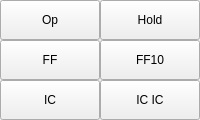
           <widget class="QWidget" name="simbuttons">
            <property name="sizePolicy">
             <sizepolicy hsizetype="Preferred" vsizetype="Preferred">
              <horstretch>0</horstretch>
              <verstretch>0</verstretch>
             </sizepolicy>
            </property>
            <property name="minimumSize">
             <size>
              <width>80</width>
              <height>120</height>
             </size>
            </property>
            <attribute name="title">
             <string>仿真</string>
            </attribute>
            <layout class="QGridLayout" name="gridLayout">
             <property name="sizeConstraint">
              <enum>QLayout::SetDefaultConstraint</enum>
             </property>
             <property name="leftMargin">
              <number>0</number>
             </property>
             <property name="topMargin">
              <number>0</number>
             </property>
             <property name="rightMargin">
              <number>0</number>
             </property>
             <property name="bottomMargin">
              <number>0</number>
             </property>
             <property name="spacing">
              <number>0</number>
             </property>
             <item row="0" column="0">
              <widget class="QToolButton" name="op">
               <property name="sizePolicy">
                <sizepolicy hsizetype="MinimumExpanding" vsizetype="MinimumExpanding">
                 <horstretch>0</horstretch>
                 <verstretch>0</verstretch>
                </sizepolicy>
               </property>
               <property name="minimumSize">
                <size>
                 <width>40</width>
                 <height>40</height>
                </size>
               </property>
               <property name="focusPolicy">
                <enum>Qt::NoFocus</enum>
               </property>
               <property name="toolTip">
                <string>开始仿真</string>
               </property>
               <property name="text">
                <string>Op</string>
               </property>
               <property name="toolButtonStyle">
                <enum>Qt::ToolButtonTextUnderIcon</enum>
               </property>
              </widget>
             </item>
             <item row="0" column="1">
              <widget class="QToolButton" name="hold">
               <property name="sizePolicy">
                <sizepolicy hsizetype="MinimumExpanding" vsizetype="MinimumExpanding">
                 <horstretch>0</horstretch>
                 <verstretch>0</verstretch>
                </sizepolicy>
               </property>
               <property name="minimumSize">
                <size>
                 <width>40</width>
                 <height>40</height>
                </size>
               </property>
               <property name="focusPolicy">
                <enum>Qt::NoFocus</enum>
               </property>
               <property name="toolTip">
                <string>暂停仿真</string>
               </property>
               <property name="text">
                <string>Hold</string>
               </property>
               <property name="toolButtonStyle">
                <enum>Qt::ToolButtonTextUnderIcon</enum>
               </property>
              </widget>
             </item>
             <item row="1" column="0">
              <widget class="QToolButton" name="fast">
               <property name="sizePolicy">
                <sizepolicy hsizetype="MinimumExpanding" vsizetype="MinimumExpanding">
                 <horstretch>0</horstretch>
                 <verstretch>0</verstretch>
                </sizepolicy>
               </property>
               <property name="minimumSize">
                <size>
                 <width>40</width>
                 <height>40</height>
                </size>
               </property>
               <property name="focusPolicy">
                <enum>Qt::NoFocus</enum>
               </property>
               <property name="toolTip">
                <string>快速前进</string>
               </property>
               <property name="text">
                <string>FF</string>
               </property>
               <property name="toolButtonStyle">
                <enum>Qt::ToolButtonTextUnderIcon</enum>
               </property>
              </widget>
             </item>
             <item row="1" column="1">
              <widget class="QToolButton" name="fast10">
               <property name="sizePolicy">
                <sizepolicy hsizetype="MinimumExpanding" vsizetype="MinimumExpanding">
                 <horstretch>0</horstretch>
                 <verstretch>0</verstretch>
                </sizepolicy>
               </property>
               <property name="minimumSize">
                <size>
                 <width>40</width>
                 <height>40</height>
                </size>
               </property>
               <property name="focusPolicy">
                <enum>Qt::NoFocus</enum>
               </property>
               <property name="toolTip">
                <string>快速前进（10 秒）</string>
               </property>
               <property name="text">
                <string>FF10</string>
               </property>
               <property name="toolButtonStyle">
                <enum>Qt::ToolButtonTextUnderIcon</enum>
               </property>
              </widget>
             </item>
             <item row="2" column="0">
              <widget class="QToolButton" name="ic">
               <property name="sizePolicy">
                <sizepolicy hsizetype="MinimumExpanding" vsizetype="MinimumExpanding">
                 <horstretch>0</horstretch>
                 <verstretch>0</verstretch>
                </sizepolicy>
               </property>
               <property name="minimumSize">
                <size>
                 <width>40</width>
                 <height>40</height>
                </size>
               </property>
               <property name="focusPolicy">
                <enum>Qt::NoFocus</enum>
               </property>
               <property name="toolTip">
                <string>打开场景文件</string>
               </property>
               <property name="text">
                <string>IC</string>
               </property>
               <property name="toolButtonStyle">
                <enum>Qt::ToolButtonTextUnderIcon</enum>
               </property>
              </widget>
             </item>
             <item row="2" column="1">
              <widget class="QToolButton" name="sameic">
               <property name="sizePolicy">
                <sizepolicy hsizetype="MinimumExpanding" vsizetype="MinimumExpanding">
                 <horstretch>0</horstretch>
                 <verstretch>0</verstretch>
                </sizepolicy>
               </property>
               <property name="minimumSize">
                <size>
                 <width>40</width>
                 <height>40</height>
                </size>
               </property>
               <property name="focusPolicy">
                <enum>Qt::NoFocus</enum>
               </property>
               <property name="toolTip">
                <string>打开上一次场景</string>
               </property>
               <property name="text">
                <string>IC IC</string>
               </property>
               <property name="toolButtonStyle">
                <enum>Qt::ToolButtonTextUnderIcon</enum>
               </property>
              </widget>
             </item>
            </layout>
           </widget>
